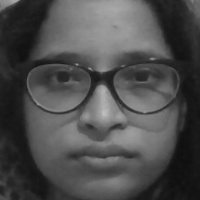
#> input picture face/1.jpg, 200 x 200 px, given in place of the camera
$ python facerecognition-part1.py
#> lines starting #> are read from the running program, lines starting #| are printed output that depends on the picture
# Import the modules
import cv2
import numpy as np


# Load HAAR face classifier
face_classifier = cv2.CascadeClassifier( 'haarcascade_frontalface_default.xml')

# Function to extract face from frame
def face_extractor(img):
    # Function detects faces and returns the cropped face
    # If no face detected, it returns the input image
    gray = cv2.cvtColor( img, cv2.COLOR_BGR2GRAY)
    faces = face_classifier.detectMultiScale( gray, 1.3, 5)
    if faces is ():
        return None

    # Crop all faces found
    for (x,y,w,h) in faces:
        cropped_face = img[y:y+h, x:x+w]

    return cropped_face


# Initialize Webcam
cap = cv2.VideoCapture(0)
count = 0
# Collect 100 samples of your face from webcam input
while True:
    ret, frame = cap.read()
#> frame is the input picture: shape (200, 200, 3); min 15, max 190, mean 76.9
    # If face is found in frame
    if face_extractor(frame) is not None:
#> in face_extractor, `faces = face_classifier.detectMultiScale( gray, 1.3, 5)`: faces = [[18, 16, 166, 166]]
#> the loop in face_extractor, `for (x,y,w,h) in faces:` made 1 pass
#> pass 1, in face_extractor, `cropped_face = img[y:y+h, x:x+w]`:
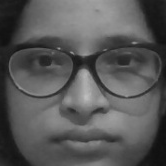
#> cropped_face: shape (166, 166, 3); min 15, max 190, mean 87.6
        count += 1
#> count = 1
        face = cv2.resize(face_extractor(frame), (200, 200))
#> the loop in face_extractor (call 2), `for (x,y,w,h) in faces:` made 1 pass
        face = cv2.cvtColor(face, cv2.COLOR_BGR2GRAY)
#> face: shape (200, 200)
        # Save file in specified directory with unique name
        file_name_path = 'face/' + str(count) + '.jpg'
#> file_name_path = 'face/1.jpg'
        cv2.imwrite(file_name_path, face)
        # Put count on images and display live count
        # cv2.putText(face, str(count), (50, 50), cv2.FONT_HERSHEY_COMPLEX, 1, (0,255,0), 2)
        # cv2.imshow('Face Cropper', face)\
        print("Face Found *******************")
    else:
        print("Face not found")
        pass
    if cv2.waitKey(1) == 13 or count == 100: #13 is the Enter Key
#> (key Esc is pressed here)
        break

# After collecting samples, Release and destroyAllWindows
cap.release()
cv2.destroyAllWindows()
print("Collecting Samples Complete")
